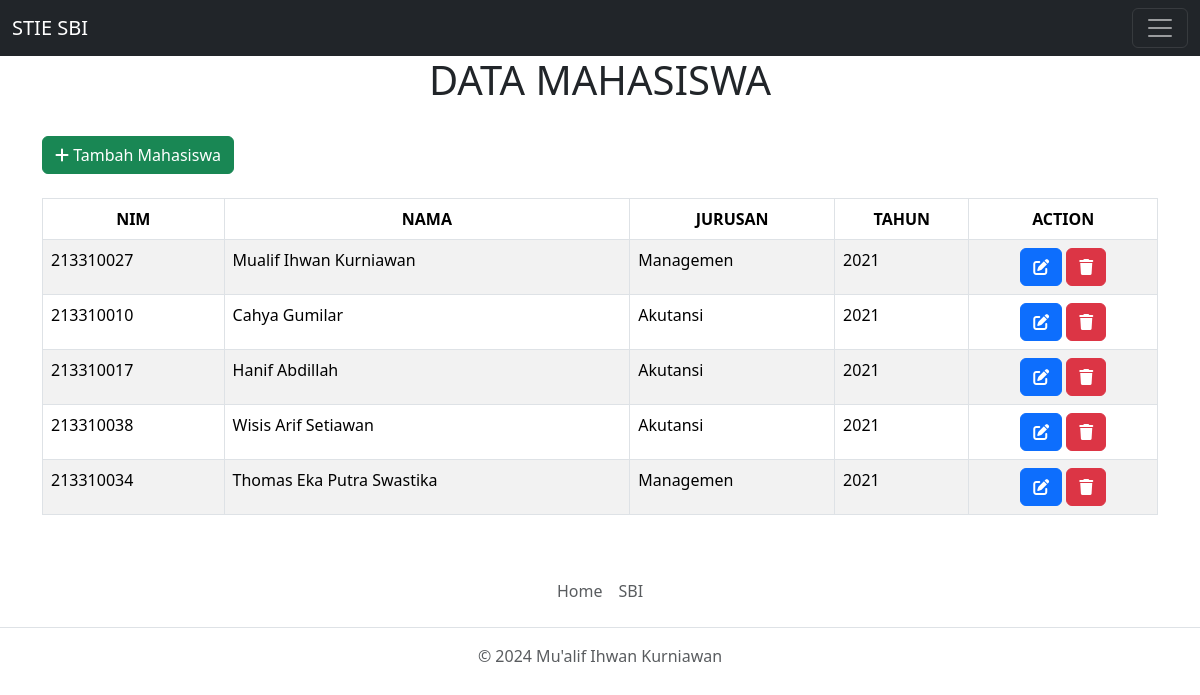
Screenshot of /mahasiswa/ with the database file from the repository.
### mahasiswa/models.py (models this page shows, shortened)
class Mahasiswa(models.Model):
    nim = models.CharField(max_length=15)
    nama = models.CharField(max_length=50)
    jurusan = models.CharField(max_length=40)
    tahun = models.IntegerField(null=True)

### mahasiswa/views.py (the view)
# urls.py: path('mahasiswa/', mahasiswa, name='mahasiswa'),
def mahasiswa(request):
    mhs = Mahasiswa.objects.all()
    context = {
        'mhs':mhs
    }
    return render(request, 'mahasiswa.html', context)

### mahasiswa/templates/mahasiswa.html (shortened to what this page needs)
{% extends 'base.html' %}
{% block content %}
<center>
   <h1>DATA MAHASISWA</h1>
</center><br>
<div class="container">
   <div class="row">
      <div class="col-md-12">
         <a href="{% url 'tambah_mahasiswa' %}" class="btn btn-success"><i class="fa fa-plus"></i> Tambah Mahasiswa</a><br><br>
         <table class="table table-bordered table-striped">
            <thead>
               <tr>
                  <th>NIM</th>
                  <th>NAMA</th>
                  <th>JURUSAN</th>
                  <th>TAHUN</th>
                  <th>ACTION</th>
               </tr>
            </thead>
            <tbody>
               {% for mahasiswa in mhs %}
                  <tr>
                     <td>{{ mahasiswa.nim }}</td>
                     <td>{{ mahasiswa.nama }}</td>
                     <td>{{ mahasiswa.jurusan }}</td>
                     <td>{{ mahasiswa.tahun }}</td>
                     <td style="text-align:center;">
                        <a href="{% url 'ubah_mahasiswa' mahasiswa.id %}" class="btn btn-primary"><i class="fa fa-pen-to-square"></i></a>
                        <button type="button" data-bs-toggle="modal" data-bs-target="#hapus-{{ mahasiswa.id }}" class="btn btn-danger"><i class="fa fa-trash"></i></button>
                     </td>
                  </tr>
               {% endfor %}
            </tbody>
         </table>
      </div>
   </div>
</div>
{% endblock %}

### templates/base.html (shortened to what this page needs)
{% load static %}
<!DOCTYPE html>
<html lang="en">
  <head>
    <link rel="stylesheet" href="{% static 'css/bootstrap.min.css' %}" />
    <link rel="stylesheet" href="{% static 'css/style.css' %}" />
    <link rel="stylesheet" href="https://cdnjs.cloudflare.com/ajax/libs/font-awesome/6.5.1/css/all.min.css" />
  </head>
  <body>
    <nav class="navbar navbar-dark bg-dark" aria-label="First navbar example">
      <div class="container-fluid">
        <a class="navbar-brand" href="/home">STIE SBI</a>
        <button class="navbar-toggler collapsed" type="button" data-bs-toggle="collapse" data-bs-target="#navbarsExample01" aria-controls="navbarsExample01" aria-expanded="false" aria-label="Toggle navigation"><span class="navbar-toggler-icon"></span></button>
      </div>
    </nav>
    {% block content %}
    {% endblock %}
  </body>
  <footer class="py-3 my-4">
    <ul class="nav justify-content-center border-bottom pb-3 mb-3">
      <li class="nav-item">
        <a href="/home" class="nav-link px-2 text-body-secondary">Home</a>
      </li>
      <li class="nav-item">
        <a href="http://stie-sbi.ac.id/?lang=id" class="nav-link px-2 text-body-secondary">SBI</a>
      </li>
    </ul>
    <p class="text-center text-body-secondary">© 2024 Mu'alif Ihwan Kurniawan</p>
  </footer>
</html>

### static/css/style.css (style rules this page uses)
body { background-color: white; }
thead { text-align: center; }

### rows the page displays
Mahasiswa: nim "213310027", nama "Mualif Ihwan Kurniawan", jurusan "Managemen", tahun "2021"
Mahasiswa: nim "213310010", nama "Cahya Gumilar", jurusan "Akutansi", tahun "2021"
Mahasiswa: nim "213310017", nama "Hanif Abdillah", jurusan "Akutansi", tahun "2021"
Mahasiswa: nim "213310038", nama "Wisis Arif Setiawan", jurusan "Akutansi", tahun "2021"
Mahasiswa: nim "213310034", nama "Thomas Eka Putra Swastika", jurusan "Managemen", tahun "2021"
